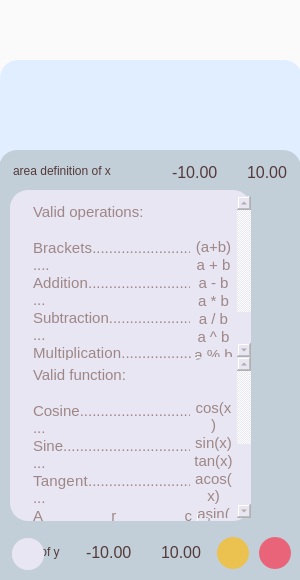
<?xml version="1.0" encoding="UTF-8"?>
<ui version="4.0">
 <class>CalcWidget</class>
 <widget class="QWidget" name="CalcWidget">
  <property name="geometry">
   <rect>
    <x>0</x>
    <y>0</y>
    <width>300</width>
    <height>580</height>
   </rect>
  </property>
  <property name="minimumSize">
   <size>
    <width>300</width>
    <height>580</height>
   </size>
  </property>
  <property name="maximumSize">
   <size>
    <width>300</width>
    <height>580</height>
   </size>
  </property>
  <property name="windowTitle">
   <string>Caclulator</string>
  </property>
  <property name="styleSheet">
   <string notr="true">background-color: #FAFAFA</string>
  </property>
  <widget class="QTextEdit" name="expression_input">
   <property name="geometry">
    <rect>
     <x>7</x>
     <y>69</y>
     <width>286</width>
     <height>81</height>
    </rect>
   </property>
   <property name="sizePolicy">
    <sizepolicy hsizetype="Expanding" vsizetype="Fixed">
     <horstretch>0</horstretch>
     <verstretch>0</verstretch>
    </sizepolicy>
   </property>
   <property name="maximumSize">
    <size>
     <width>16777215</width>
     <height>115</height>
    </size>
   </property>
   <property name="font">
    <font>
     <pointsize>18</pointsize>
    </font>
   </property>
   <property name="styleSheet">
    <string notr="true">background: transparent;
color: #543A3A;</string>
   </property>
   <property name="markdown">
    <string/>
   </property>
   <property name="html">
    <string>&lt;!DOCTYPE HTML PUBLIC &quot;-//W3C//DTD HTML 4.0//EN&quot; &quot;http://www.w3.org/TR/REC-html40/strict.dtd&quot;&gt;
&lt;html&gt;&lt;head&gt;&lt;meta name=&quot;qrichtext&quot; content=&quot;1&quot; /&gt;&lt;meta charset=&quot;utf-8&quot; /&gt;&lt;style type=&quot;text/css&quot;&gt;
p, li { white-space: pre-wrap; }
&lt;/style&gt;&lt;/head&gt;&lt;body style=&quot; font-family:'.AppleSystemUIFont'; font-size:18pt; font-weight:400; font-style:normal;&quot;&gt;
&lt;p align=&quot;right&quot; style=&quot;-qt-paragraph-type:empty; margin-top:0px; margin-bottom:0px; margin-left:0px; margin-right:0px; -qt-block-indent:0; text-indent:0px;&quot;&gt;&lt;br /&gt;&lt;/p&gt;&lt;/body&gt;&lt;/html&gt;</string>
   </property>
  </widget>
  <widget class="QLabel" name="result_output">
   <property name="geometry">
    <rect>
     <x>0</x>
     <y>2</y>
     <width>300</width>
     <height>55</height>
    </rect>
   </property>
   <property name="minimumSize">
    <size>
     <width>0</width>
     <height>55</height>
    </size>
   </property>
   <property name="maximumSize">
    <size>
     <width>16777215</width>
     <height>35</height>
    </size>
   </property>
   <property name="font">
    <font>
     <pointsize>24</pointsize>
    </font>
   </property>
   <property name="styleSheet">
    <string notr="true">background: transparent;
color: #543A3A;</string>
   </property>
   <property name="text">
    <string/>
   </property>
   <property name="alignment">
    <set>Qt::AlignCenter</set>
   </property>
  </widget>
  <widget class="QLabel" name="x_value_label">
   <property name="geometry">
    <rect>
     <x>0</x>
     <y>160</y>
     <width>71</width>
     <height>21</height>
    </rect>
   </property>
   <property name="font">
    <font>
     <pointsize>13</pointsize>
     <italic>false</italic>
     <bold>false</bold>
    </font>
   </property>
   <property name="styleSheet">
    <string notr="true">QLabel { 
	background: transparent;
	color: #543A3A;
	font: 13pt; 
}</string>
   </property>
   <property name="text">
    <string>    x value:</string>
   </property>
  </widget>
  <widget class="QLabel" name="background_01">
   <property name="geometry">
    <rect>
     <x>-1</x>
     <y>150</y>
     <width>302</width>
     <height>450</height>
    </rect>
   </property>
   <property name="styleSheet">
    <string notr="true">background-color: #C2CFD8;
border-radius: 18px;</string>
   </property>
   <property name="text">
    <string/>
   </property>
  </widget>
  <widget class="QLabel" name="background_02">
   <property name="geometry">
    <rect>
     <x>0</x>
     <y>60</y>
     <width>302</width>
     <height>120</height>
    </rect>
   </property>
   <property name="styleSheet">
    <string notr="true">background-color: #E1EEFF;
border-radius:18px;</string>
   </property>
   <property name="text">
    <string/>
   </property>
  </widget>
  <widget class="QPushButton" name="equal_button">
   <property name="geometry">
    <rect>
     <x>259</x>
     <y>537</y>
     <width>32</width>
     <height>32</height>
    </rect>
   </property>
   <property name="minimumSize">
    <size>
     <width>32</width>
     <height>32</height>
    </size>
   </property>
   <property name="sizeIncrement">
    <size>
     <width>32</width>
     <height>32</height>
    </size>
   </property>
   <property name="font">
    <font>
     <family>Helvetica</family>
     <pointsize>16</pointsize>
    </font>
   </property>
   <property name="styleSheet">
    <string notr="true">
QPushButton {
    border-radius: 16px;
    background-color: #E96479;
    color: #543A3A;
}

QPushButton:hover {
    background-color: #8c4c68;
}
QPushButton:pressed {
    background-color: #8b969e;
}</string>
   </property>
   <property name="text">
    <string/>
   </property>
   <property name="icon">
    <iconset resource="icons/icons.qrc">
     <normaloff>:/equal_icon.svg</normaloff>:/equal_icon.svg</iconset>
   </property>
  </widget>
  <widget class="QLineEdit" name="x_value_input">
   <property name="geometry">
    <rect>
     <x>70</x>
     <y>160</y>
     <width>211</width>
     <height>21</height>
    </rect>
   </property>
   <property name="styleSheet">
    <string notr="true">background: transparent;
border-radius: 4px;
color: #543A3A;</string>
   </property>
   <property name="text">
    <string>0</string>
   </property>
   <property name="alignment">
    <set>Qt::AlignRight|Qt::AlignTrailing|Qt::AlignVCenter</set>
   </property>
  </widget>
  <widget class="Line" name="simple_line">
   <property name="geometry">
    <rect>
     <x>70</x>
     <y>190</y>
     <width>160</width>
     <height>1</height>
    </rect>
   </property>
   <property name="styleSheet">
    <string notr="true">background-color: #F3B95F;</string>
   </property>
   <property name="orientation">
    <enum>Qt::Horizontal</enum>
   </property>
  </widget>
  <widget class="QGroupBox" name="graph_view">
   <property name="enabled">
    <bool>true</bool>
   </property>
   <property name="geometry">
    <rect>
     <x>0</x>
     <y>162</y>
     <width>301</width>
     <height>421</height>
    </rect>
   </property>
   <property name="styleSheet">
    <string notr="true">background-color: #C2CFD8;
border: none;
color: #543A3A;</string>
   </property>
   <property name="title">
    <string/>
   </property>
   <widget class="QCustomPlot" name="q_custom_plot" native="true">
    <property name="geometry">
     <rect>
      <x>0</x>
      <y>35</y>
      <width>301</width>
      <height>331</height>
     </rect>
    </property>
    <property name="styleSheet">
     <string notr="true"/>
    </property>
   </widget>
   <widget class="QLabel" name="label">
    <property name="geometry">
     <rect>
      <x>13</x>
      <y>-1</y>
      <width>121</width>
      <height>20</height>
     </rect>
    </property>
    <property name="styleSheet">
     <string notr="true">color: #543A3A;</string>
    </property>
    <property name="text">
     <string>area definition of x</string>
    </property>
   </widget>
   <widget class="QLabel" name="label_2">
    <property name="geometry">
     <rect>
      <x>13</x>
      <y>380</y>
      <width>51</width>
      <height>20</height>
     </rect>
    </property>
    <property name="styleSheet">
     <string notr="true">color: #543A3A;</string>
    </property>
    <property name="text">
     <string>area of y</string>
    </property>
   </widget>
   <widget class="QLineEdit" name="x_min_val">
    <property name="geometry">
     <rect>
      <x>150</x>
      <y>0</y>
      <width>71</width>
      <height>20</height>
     </rect>
    </property>
    <property name="font">
     <font>
      <pointsize>12</pointsize>
     </font>
    </property>
    <property name="text">
     <string>-10.00</string>
    </property>
    <property name="alignment">
     <set>Qt::AlignRight|Qt::AlignTrailing|Qt::AlignVCenter</set>
    </property>
   </widget>
   <widget class="QLineEdit" name="y_min_val">
    <property name="geometry">
     <rect>
      <x>64</x>
      <y>380</y>
      <width>71</width>
      <height>20</height>
     </rect>
    </property>
    <property name="font">
     <font>
      <pointsize>12</pointsize>
     </font>
    </property>
    <property name="text">
     <string>-10.00</string>
    </property>
    <property name="alignment">
     <set>Qt::AlignRight|Qt::AlignTrailing|Qt::AlignVCenter</set>
    </property>
   </widget>
   <widget class="QLineEdit" name="x_max_val">
    <property name="geometry">
     <rect>
      <x>220</x>
      <y>0</y>
      <width>71</width>
      <height>20</height>
     </rect>
    </property>
    <property name="font">
     <font>
      <pointsize>12</pointsize>
     </font>
    </property>
    <property name="text">
     <string>10.00</string>
    </property>
    <property name="alignment">
     <set>Qt::AlignRight|Qt::AlignTrailing|Qt::AlignVCenter</set>
    </property>
   </widget>
   <widget class="QLineEdit" name="y_max_val">
    <property name="geometry">
     <rect>
      <x>134</x>
      <y>380</y>
      <width>71</width>
      <height>20</height>
     </rect>
    </property>
    <property name="font">
     <font>
      <pointsize>12</pointsize>
     </font>
    </property>
    <property name="text">
     <string>10.00</string>
    </property>
    <property name="alignment">
     <set>Qt::AlignRight|Qt::AlignTrailing|Qt::AlignVCenter</set>
    </property>
   </widget>
  </widget>
  <widget class="QPushButton" name="graph_button">
   <property name="enabled">
    <bool>true</bool>
   </property>
   <property name="geometry">
    <rect>
     <x>217</x>
     <y>537</y>
     <width>32</width>
     <height>32</height>
    </rect>
   </property>
   <property name="minimumSize">
    <size>
     <width>32</width>
     <height>32</height>
    </size>
   </property>
   <property name="sizeIncrement">
    <size>
     <width>32</width>
     <height>32</height>
    </size>
   </property>
   <property name="font">
    <font>
     <family>Helvetica</family>
     <pointsize>10</pointsize>
    </font>
   </property>
   <property name="styleSheet">
    <string notr="true">QPushButton {
    border-radius: 16px;
    background-color: #ebc150;
    color: #543A3A;
}

QPushButton:hover {
    background-color: #b3aa9f;
}

QPushButton:pressed {
    background-color: #8b969e;
}

QPushButton:checked {
    background-color: #9faab3;
}

QPushButton:checked:pressed {
    background-color: #8b969e;
}</string>
   </property>
   <property name="text">
    <string/>
   </property>
   <property name="icon">
    <iconset resource="icons/icons.qrc">
     <normaloff>:/parabola-svgrepo-com.svg</normaloff>:/parabola-svgrepo-com.svg</iconset>
   </property>
   <property name="checkable">
    <bool>true</bool>
   </property>
   <property name="checked">
    <bool>false</bool>
   </property>
  </widget>
  <widget class="QListWidget" name="history_list">
   <property name="geometry">
    <rect>
     <x>15</x>
     <y>202</y>
     <width>271</width>
     <height>321</height>
    </rect>
   </property>
   <property name="layoutDirection">
    <enum>Qt::LeftToRight</enum>
   </property>
   <property name="styleSheet">
    <string notr="true">background: transparent;
color: #9e8686;</string>
   </property>
  </widget>
  <widget class="QPushButton" name="clean_button">
   <property name="geometry">
    <rect>
     <x>12</x>
     <y>538</y>
     <width>32</width>
     <height>32</height>
    </rect>
   </property>
   <property name="minimumSize">
    <size>
     <width>32</width>
     <height>32</height>
    </size>
   </property>
   <property name="sizeIncrement">
    <size>
     <width>32</width>
     <height>32</height>
    </size>
   </property>
   <property name="font">
    <font>
     <family>Helvetica</family>
     <pointsize>16</pointsize>
    </font>
   </property>
   <property name="styleSheet">
    <string notr="true">
QPushButton {
    border-radius: 16px;
    background-color: #e7e6f2;
    color: #543A3A;
}

QPushButton:hover {
    background-color: #bcbbc4;
}
QPushButton:pressed {
    background-color: #9695a3;
}</string>
   </property>
   <property name="text">
    <string/>
   </property>
   <property name="icon">
    <iconset theme=":/clean.svg" resource="icons/icons.qrc">
     <normaloff>:/clean.svg</normaloff>:/clean.svg</iconset>
   </property>
  </widget>
  <widget class="QGroupBox" name="info_view">
   <property name="geometry">
    <rect>
     <x>10</x>
     <y>190</y>
     <width>241</width>
     <height>331</height>
    </rect>
   </property>
   <property name="styleSheet">
    <string notr="true">background-color: #e7e6f2;
border-radius: 18px;
color: #9e8686;
</string>
   </property>
   <property name="title">
    <string/>
   </property>
   <widget class="QTextEdit" name="operations_info_01">
    <property name="enabled">
     <bool>false</bool>
    </property>
    <property name="geometry">
     <rect>
      <x>19</x>
      <y>9</y>
      <width>181</width>
      <height>161</height>
     </rect>
    </property>
    <property name="html">
     <string>&lt;!DOCTYPE HTML PUBLIC &quot;-//W3C//DTD HTML 4.0//EN&quot; &quot;http://www.w3.org/TR/REC-html40/strict.dtd&quot;&gt;
&lt;html&gt;&lt;head&gt;&lt;meta name=&quot;qrichtext&quot; content=&quot;1&quot; /&gt;&lt;meta charset=&quot;utf-8&quot; /&gt;&lt;style type=&quot;text/css&quot;&gt;
p, li { white-space: pre-wrap; }
&lt;/style&gt;&lt;/head&gt;&lt;body style=&quot; font-family:'.AppleSystemUIFont'; font-size:13pt; font-weight:400; font-style:normal;&quot;&gt;
&lt;p align=&quot;justify&quot; style=&quot; margin-top:0px; margin-bottom:0px; margin-left:0px; margin-right:0px; -qt-block-indent:0; text-indent:0px;&quot;&gt;&lt;span style=&quot; font-size:11pt;&quot;&gt;Valid operations:&lt;/span&gt;&lt;/p&gt;
&lt;p align=&quot;justify&quot; style=&quot;-qt-paragraph-type:empty; margin-top:0px; margin-bottom:0px; margin-left:0px; margin-right:0px; -qt-block-indent:0; text-indent:0px; font-size:11pt;&quot;&gt;&lt;br /&gt;&lt;/p&gt;
&lt;p align=&quot;justify&quot; style=&quot; margin-top:0px; margin-bottom:0px; margin-left:0px; margin-right:0px; -qt-block-indent:0; text-indent:0px;&quot;&gt;&lt;span style=&quot; font-size:11pt;&quot;&gt;Brackets............................&lt;/span&gt;&lt;/p&gt;
&lt;p align=&quot;justify&quot; style=&quot; margin-top:0px; margin-bottom:0px; margin-left:0px; margin-right:0px; -qt-block-indent:0; text-indent:0px;&quot;&gt;&lt;span style=&quot; font-size:11pt;&quot;&gt;Addition............................&lt;/span&gt;&lt;/p&gt;
&lt;p align=&quot;justify&quot; style=&quot; margin-top:0px; margin-bottom:0px; margin-left:0px; margin-right:0px; -qt-block-indent:0; text-indent:0px;&quot;&gt;&lt;span style=&quot; font-size:11pt;&quot;&gt;Subtraction.......................&lt;/span&gt;&lt;/p&gt;
&lt;p align=&quot;justify&quot; style=&quot; margin-top:0px; margin-bottom:0px; margin-left:0px; margin-right:0px; -qt-block-indent:0; text-indent:0px;&quot;&gt;&lt;span style=&quot; font-size:11pt;&quot;&gt;Multiplication....................&lt;/span&gt;&lt;/p&gt;
&lt;p align=&quot;justify&quot; style=&quot; margin-top:0px; margin-bottom:0px; margin-left:0px; margin-right:0px; -qt-block-indent:0; text-indent:0px;&quot;&gt;&lt;span style=&quot; font-size:11pt;&quot;&gt;Division.............................&lt;/span&gt;&lt;/p&gt;
&lt;p align=&quot;justify&quot; style=&quot; margin-top:0px; margin-bottom:0px; margin-left:0px; margin-right:0px; -qt-block-indent:0; text-indent:0px;&quot;&gt;&lt;span style=&quot; font-size:11pt;&quot;&gt;Power................................&lt;/span&gt;&lt;/p&gt;
&lt;p align=&quot;justify&quot; style=&quot; margin-top:0px; margin-bottom:0px; margin-left:0px; margin-right:0px; -qt-block-indent:0; text-indent:0px;&quot;&gt;&lt;span style=&quot; font-size:11pt;&quot;&gt;Modulus............................&lt;/span&gt;&lt;/p&gt;
&lt;p align=&quot;justify&quot; style=&quot; margin-top:0px; margin-bottom:0px; margin-left:0px; margin-right:0px; -qt-block-indent:0; text-indent:0px;&quot;&gt;&lt;span style=&quot; font-size:11pt;&quot;&gt;Unary plus........................&lt;/span&gt;&lt;/p&gt;
&lt;p align=&quot;justify&quot; style=&quot; margin-top:0px; margin-bottom:0px; margin-left:0px; margin-right:0px; -qt-block-indent:0; text-indent:0px;&quot;&gt;&lt;span style=&quot; font-size:11pt;&quot;&gt;Unary minus.....................&lt;/span&gt;&lt;/p&gt;&lt;/body&gt;&lt;/html&gt;</string>
    </property>
   </widget>
   <widget class="QTextEdit" name="operations_info_02">
    <property name="enabled">
     <bool>false</bool>
    </property>
    <property name="geometry">
     <rect>
      <x>180</x>
      <y>6</y>
      <width>61</width>
      <height>161</height>
     </rect>
    </property>
    <property name="html">
     <string>&lt;!DOCTYPE HTML PUBLIC &quot;-//W3C//DTD HTML 4.0//EN&quot; &quot;http://www.w3.org/TR/REC-html40/strict.dtd&quot;&gt;
&lt;html&gt;&lt;head&gt;&lt;meta name=&quot;qrichtext&quot; content=&quot;1&quot; /&gt;&lt;meta charset=&quot;utf-8&quot; /&gt;&lt;style type=&quot;text/css&quot;&gt;
p, li { white-space: pre-wrap; }
&lt;/style&gt;&lt;/head&gt;&lt;body style=&quot; font-family:'.AppleSystemUIFont'; font-size:13pt; font-weight:400; font-style:normal;&quot;&gt;
&lt;p align=&quot;center&quot; style=&quot;-qt-paragraph-type:empty; margin-top:0px; margin-bottom:0px; margin-left:0px; margin-right:0px; -qt-block-indent:0; text-indent:0px;&quot;&gt;&lt;br /&gt;&lt;/p&gt;
&lt;p align=&quot;center&quot; style=&quot;-qt-paragraph-type:empty; margin-top:0px; margin-bottom:0px; margin-left:0px; margin-right:0px; -qt-block-indent:0; text-indent:0px; font-size:11pt;&quot;&gt;&lt;br /&gt;&lt;/p&gt;
&lt;p align=&quot;center&quot; style=&quot; margin-top:0px; margin-bottom:0px; margin-left:0px; margin-right:0px; -qt-block-indent:0; text-indent:0px;&quot;&gt;&lt;span style=&quot; font-size:11pt;&quot;&gt;(a+b)&lt;/span&gt;&lt;/p&gt;
&lt;p align=&quot;center&quot; style=&quot; margin-top:0px; margin-bottom:0px; margin-left:0px; margin-right:0px; -qt-block-indent:0; text-indent:0px;&quot;&gt;&lt;span style=&quot; font-size:11pt;&quot;&gt;a + b&lt;/span&gt;&lt;/p&gt;
&lt;p align=&quot;center&quot; style=&quot; margin-top:0px; margin-bottom:0px; margin-left:0px; margin-right:0px; -qt-block-indent:0; text-indent:0px;&quot;&gt;&lt;span style=&quot; font-size:11pt;&quot;&gt;a - b&lt;/span&gt;&lt;/p&gt;
&lt;p align=&quot;center&quot; style=&quot; margin-top:0px; margin-bottom:0px; margin-left:0px; margin-right:0px; -qt-block-indent:0; text-indent:0px;&quot;&gt;&lt;span style=&quot; font-size:11pt;&quot;&gt;a * b&lt;/span&gt;&lt;/p&gt;
&lt;p align=&quot;center&quot; style=&quot; margin-top:0px; margin-bottom:0px; margin-left:0px; margin-right:0px; -qt-block-indent:0; text-indent:0px;&quot;&gt;&lt;span style=&quot; font-size:11pt;&quot;&gt;a / b&lt;/span&gt;&lt;/p&gt;
&lt;p align=&quot;center&quot; style=&quot; margin-top:0px; margin-bottom:0px; margin-left:0px; margin-right:0px; -qt-block-indent:0; text-indent:0px;&quot;&gt;&lt;span style=&quot; font-size:11pt;&quot;&gt;a ^ b&lt;/span&gt;&lt;/p&gt;
&lt;p align=&quot;center&quot; style=&quot; margin-top:0px; margin-bottom:0px; margin-left:0px; margin-right:0px; -qt-block-indent:0; text-indent:0px;&quot;&gt;&lt;span style=&quot; font-size:11pt;&quot;&gt;a % b&lt;/span&gt;&lt;/p&gt;
&lt;p align=&quot;center&quot; style=&quot; margin-top:0px; margin-bottom:0px; margin-left:0px; margin-right:0px; -qt-block-indent:0; text-indent:0px;&quot;&gt;&lt;span style=&quot; font-size:11pt;&quot;&gt;+a&lt;/span&gt;&lt;/p&gt;
&lt;p align=&quot;center&quot; style=&quot; margin-top:0px; margin-bottom:0px; margin-left:0px; margin-right:0px; -qt-block-indent:0; text-indent:0px;&quot;&gt;&lt;span style=&quot; font-size:11pt;&quot;&gt;-a&lt;/span&gt;&lt;/p&gt;&lt;/body&gt;&lt;/html&gt;</string>
    </property>
   </widget>
   <widget class="QTextEdit" name="functions_info_01">
    <property name="enabled">
     <bool>false</bool>
    </property>
    <property name="geometry">
     <rect>
      <x>19</x>
      <y>172</y>
      <width>181</width>
      <height>161</height>
     </rect>
    </property>
    <property name="html">
     <string>&lt;!DOCTYPE HTML PUBLIC &quot;-//W3C//DTD HTML 4.0//EN&quot; &quot;http://www.w3.org/TR/REC-html40/strict.dtd&quot;&gt;
&lt;html&gt;&lt;head&gt;&lt;meta name=&quot;qrichtext&quot; content=&quot;1&quot; /&gt;&lt;meta charset=&quot;utf-8&quot; /&gt;&lt;style type=&quot;text/css&quot;&gt;
p, li { white-space: pre-wrap; }
&lt;/style&gt;&lt;/head&gt;&lt;body style=&quot; font-family:'.AppleSystemUIFont'; font-size:13pt; font-weight:400; font-style:normal;&quot;&gt;
&lt;p align=&quot;justify&quot; style=&quot; margin-top:0px; margin-bottom:0px; margin-left:0px; margin-right:0px; -qt-block-indent:0; text-indent:0px;&quot;&gt;&lt;span style=&quot; font-size:11pt;&quot;&gt;Valid function:&lt;/span&gt;&lt;/p&gt;
&lt;p align=&quot;justify&quot; style=&quot;-qt-paragraph-type:empty; margin-top:0px; margin-bottom:0px; margin-left:0px; margin-right:0px; -qt-block-indent:0; text-indent:0px; font-size:11pt;&quot;&gt;&lt;br /&gt;&lt;/p&gt;
&lt;p align=&quot;justify&quot; style=&quot; margin-top:0px; margin-bottom:0px; margin-left:0px; margin-right:0px; -qt-block-indent:0; text-indent:0px;&quot;&gt;&lt;span style=&quot; font-size:11pt;&quot;&gt;Cosine..............................&lt;/span&gt;&lt;/p&gt;
&lt;p align=&quot;justify&quot; style=&quot; margin-top:0px; margin-bottom:0px; margin-left:0px; margin-right:0px; -qt-block-indent:0; text-indent:0px;&quot;&gt;&lt;span style=&quot; font-size:11pt;&quot;&gt;Sine..................................&lt;/span&gt;&lt;/p&gt;
&lt;p align=&quot;justify&quot; style=&quot; margin-top:0px; margin-bottom:0px; margin-left:0px; margin-right:0px; -qt-block-indent:0; text-indent:0px;&quot;&gt;&lt;span style=&quot; font-size:11pt;&quot;&gt;Tangent............................&lt;/span&gt;&lt;/p&gt;
&lt;p align=&quot;justify&quot; style=&quot; margin-top:0px; margin-bottom:0px; margin-left:0px; margin-right:0px; -qt-block-indent:0; text-indent:0px;&quot;&gt;&lt;span style=&quot; font-size:11pt;&quot;&gt;Arc cosine........................&lt;/span&gt;&lt;/p&gt;
&lt;p align=&quot;justify&quot; style=&quot; margin-top:0px; margin-bottom:0px; margin-left:0px; margin-right:0px; -qt-block-indent:0; text-indent:0px;&quot;&gt;&lt;span style=&quot; font-size:11pt;&quot;&gt;Arc sine............................&lt;/span&gt;&lt;/p&gt;
&lt;p align=&quot;justify&quot; style=&quot; margin-top:0px; margin-bottom:0px; margin-left:0px; margin-right:0px; -qt-block-indent:0; text-indent:0px;&quot;&gt;&lt;span style=&quot; font-size:11pt;&quot;&gt;Arc tangent......................&lt;/span&gt;&lt;/p&gt;
&lt;p align=&quot;justify&quot; style=&quot; margin-top:0px; margin-bottom:0px; margin-left:0px; margin-right:0px; -qt-block-indent:0; text-indent:0px;&quot;&gt;&lt;span style=&quot; font-size:11pt;&quot;&gt;Square root......................&lt;/span&gt;&lt;/p&gt;
&lt;p align=&quot;justify&quot; style=&quot; margin-top:0px; margin-bottom:0px; margin-left:0px; margin-right:0px; -qt-block-indent:0; text-indent:0px;&quot;&gt;&lt;span style=&quot; font-size:11pt;&quot;&gt;Natural logarithm.............&lt;/span&gt;&lt;/p&gt;
&lt;p align=&quot;justify&quot; style=&quot; margin-top:0px; margin-bottom:0px; margin-left:0px; margin-right:0px; -qt-block-indent:0; text-indent:0px;&quot;&gt;&lt;span style=&quot; font-size:11pt;&quot;&gt;Common logarithm..........&lt;/span&gt;&lt;/p&gt;&lt;/body&gt;&lt;/html&gt;</string>
    </property>
   </widget>
   <widget class="QTextEdit" name="functions_info_02">
    <property name="enabled">
     <bool>false</bool>
    </property>
    <property name="geometry">
     <rect>
      <x>180</x>
      <y>167</y>
      <width>61</width>
      <height>161</height>
     </rect>
    </property>
    <property name="html">
     <string>&lt;!DOCTYPE HTML PUBLIC &quot;-//W3C//DTD HTML 4.0//EN&quot; &quot;http://www.w3.org/TR/REC-html40/strict.dtd&quot;&gt;
&lt;html&gt;&lt;head&gt;&lt;meta name=&quot;qrichtext&quot; content=&quot;1&quot; /&gt;&lt;meta charset=&quot;utf-8&quot; /&gt;&lt;style type=&quot;text/css&quot;&gt;
p, li { white-space: pre-wrap; }
&lt;/style&gt;&lt;/head&gt;&lt;body style=&quot; font-family:'.AppleSystemUIFont'; font-size:13pt; font-weight:400; font-style:normal;&quot;&gt;
&lt;p align=&quot;center&quot; style=&quot;-qt-paragraph-type:empty; margin-top:0px; margin-bottom:0px; margin-left:0px; margin-right:0px; -qt-block-indent:0; text-indent:0px;&quot;&gt;&lt;br /&gt;&lt;/p&gt;
&lt;p align=&quot;center&quot; style=&quot;-qt-paragraph-type:empty; margin-top:0px; margin-bottom:0px; margin-left:0px; margin-right:0px; -qt-block-indent:0; text-indent:0px; font-size:11pt;&quot;&gt;&lt;br /&gt;&lt;/p&gt;
&lt;p align=&quot;center&quot; style=&quot; margin-top:0px; margin-bottom:0px; margin-left:0px; margin-right:0px; -qt-block-indent:0; text-indent:0px;&quot;&gt;&lt;span style=&quot; font-size:11pt;&quot;&gt;cos(x)&lt;/span&gt;&lt;/p&gt;
&lt;p align=&quot;center&quot; style=&quot; margin-top:0px; margin-bottom:0px; margin-left:0px; margin-right:0px; -qt-block-indent:0; text-indent:0px;&quot;&gt;&lt;span style=&quot; font-size:11pt;&quot;&gt;sin(x)&lt;/span&gt;&lt;/p&gt;
&lt;p align=&quot;center&quot; style=&quot; margin-top:0px; margin-bottom:0px; margin-left:0px; margin-right:0px; -qt-block-indent:0; text-indent:0px;&quot;&gt;&lt;span style=&quot; font-size:11pt;&quot;&gt;tan(x)&lt;/span&gt;&lt;/p&gt;
&lt;p align=&quot;center&quot; style=&quot; margin-top:0px; margin-bottom:0px; margin-left:0px; margin-right:0px; -qt-block-indent:0; text-indent:0px;&quot;&gt;&lt;span style=&quot; font-size:11pt;&quot;&gt;acos(x)&lt;/span&gt;&lt;/p&gt;
&lt;p align=&quot;center&quot; style=&quot; margin-top:0px; margin-bottom:0px; margin-left:0px; margin-right:0px; -qt-block-indent:0; text-indent:0px;&quot;&gt;&lt;span style=&quot; font-size:11pt;&quot;&gt;asin(x)&lt;/span&gt;&lt;/p&gt;
&lt;p align=&quot;center&quot; style=&quot; margin-top:0px; margin-bottom:0px; margin-left:0px; margin-right:0px; -qt-block-indent:0; text-indent:0px;&quot;&gt;&lt;span style=&quot; font-size:11pt;&quot;&gt;atan(x)&lt;/span&gt;&lt;/p&gt;
&lt;p align=&quot;center&quot; style=&quot; margin-top:0px; margin-bottom:0px; margin-left:0px; margin-right:0px; -qt-block-indent:0; text-indent:0px;&quot;&gt;&lt;span style=&quot; font-size:11pt;&quot;&gt;sqrt(x)&lt;/span&gt;&lt;/p&gt;
&lt;p align=&quot;center&quot; style=&quot; margin-top:0px; margin-bottom:0px; margin-left:0px; margin-right:0px; -qt-block-indent:0; text-indent:0px;&quot;&gt;&lt;span style=&quot; font-size:11pt;&quot;&gt;ln(x)&lt;/span&gt;&lt;/p&gt;
&lt;p align=&quot;center&quot; style=&quot; margin-top:0px; margin-bottom:0px; margin-left:0px; margin-right:0px; -qt-block-indent:0; text-indent:0px;&quot;&gt;&lt;span style=&quot; font-size:11pt;&quot;&gt;log(x)&lt;/span&gt;&lt;/p&gt;&lt;/body&gt;&lt;/html&gt;</string>
    </property>
   </widget>
  </widget>
  <widget class="QPushButton" name="info_button">
   <property name="geometry">
    <rect>
     <x>12</x>
     <y>538</y>
     <width>32</width>
     <height>32</height>
    </rect>
   </property>
   <property name="minimumSize">
    <size>
     <width>32</width>
     <height>32</height>
    </size>
   </property>
   <property name="sizeIncrement">
    <size>
     <width>32</width>
     <height>32</height>
    </size>
   </property>
   <property name="font">
    <font>
     <family>Helvetica</family>
     <pointsize>16</pointsize>
    </font>
   </property>
   <property name="styleSheet">
    <string notr="true">
QPushButton {
    border-radius: 16px;
    background-color: #e7e6f2;
    color: #543A3A;
}

QPushButton:hover {
    background-color: #bcbbc4;
}
QPushButton:pressed {
    background-color: #9695a3;
}</string>
   </property>
   <property name="text">
    <string/>
   </property>
   <property name="icon">
    <iconset resource="icons/icons.qrc">
     <normaloff>:/info.svg</normaloff>:/info.svg</iconset>
   </property>
   <property name="iconSize">
    <size>
     <width>36</width>
     <height>36</height>
    </size>
   </property>
  </widget>
  <zorder>background_02</zorder>
  <zorder>expression_input</zorder>
  <zorder>background_01</zorder>
  <zorder>result_output</zorder>
  <zorder>x_value_label</zorder>
  <zorder>x_value_input</zorder>
  <zorder>simple_line</zorder>
  <zorder>history_list</zorder>
  <zorder>graph_view</zorder>
  <zorder>equal_button</zorder>
  <zorder>graph_button</zorder>
  <zorder>clean_button</zorder>
  <zorder>info_view</zorder>
  <zorder>info_button</zorder>
 </widget>
 <customwidgets>
  <customwidget>
   <class>QCustomPlot</class>
   <extends>QWidget</extends>
   <header location="global">../model/qcustomplot.h</header>
   <container>1</container>
  </customwidget>
 </customwidgets>
 <resources>
  <include location="icons/icons.qrc"/>
 </resources>
 <connections/>
</ui>
